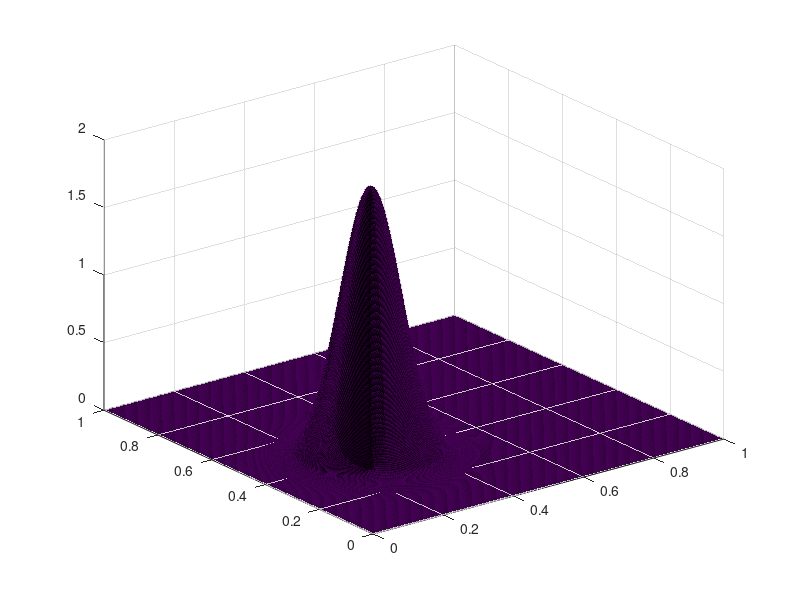

The MATLAB script that drew this image: (Note: this script raises an error after producing the figure.)
close all;

MGiterations  = 1;

k = 9;
N = 2^k-1;
dx = 1/(N+1);
dt = 0.05;
gamma = -4/dt^2;

x = linspace(0, 1, N+2);
y = linspace(0, 1, N+2);
[X, Y] = meshgrid(x,y);

% setting up u0 and v0
u0 = sin(2*3.14*x(2:end-1))'*sin(2*3.14*y(2:end-1));
v0 = zeros(size(u0));

x0 = 0.3; 
y0 = 0.4; 

A = 2; 
sigx = 0.005; 
sigy = 0.005;

u0 = A*exp(-( (X-x0).^2/(2*sigx) + (Y-y0).^2/(2*sigy)));
%u0 = A*exp(-( (X-x0).^2/(0.1*sigx) + (Y-y0).^2/(0.1*sigy)));
u0 = u0(2:end-1,2:end-1);

u_kernel = [0 1 0; 1 -4 1; 0 1 0]/dx^2*4/dt;
v_kernel = [0 1 0; 1 -4 + 4/dt^2*dx^2 1; 0 1 0]/dx^2;
ufinal = zeros(N+2);
% boundary conditions
bc0 = 0; bc1 = 0; bc2 = 0; bc3 = 0;

%Create a new figure window
figure('Name', 'Waves', 'Position',[0 0 800 600]);

%Here we draw the initial conditions
ufinal(2:end-1,2:end-1) = u0;
h = surf(X,Y,ufinal);

%We need this to control the color-coding.
set(h,'CDataMapping','direct');
uold = u0;
vold = v0;

% the time stepping loop
cool = A*exp(-( (X(2:end-1,2:end-1)-x0).^2/(2*sigx) + (Y(2:end-1,2:end-1)-y0).^2/(2*sigy)));

plotdata = cell(1, 7);
i=1;
for main = 0:80
    % tic
    %TODO: Solve for the next time step using your multigrid
    % solver. Store the next time step in the matrix u.
   
    f = conv2(uold, u_kernel, 'same') + conv2(vold,v_kernel,'same');
    f_long = reshape(f, [N*N 1]);
    
    %tic
    % Invokes the C-program
    vnew = mxMG_2D(f_long, MGiterations, k, 5, gamma);
    %toc
    vnew = reshape(vnew, [N N]);
    unew = uold + dt*(vold + vnew)/2;
    
    %[unew, vnew] = tStep(uold, vold, dt, bc0, bc1, bc2, bc3, N, k);
    % the Helmholtz equation
    
   if main == 100
        unew = unew + cool;
   end
   if main == 200
       unew = unew + cool;
   end
   if main == 300
       unew = unew + cool;
   end
   if main == 400
       unew = unew + cool;
   end
   if main == 500
       unew = unew + cool;
   end
   if main == 600
       unew = unew + cool;
   end
   if main == 700
       unew = unew + cool;
   end
    
    ufinal(2:end-1,2:end-1) = unew;
    
    h = surf(X,Y,ufinal, 'facecolor','interp', 'edgecolor','none');
    
    %Controls the colors of the drawn mesh
    set(h,'CData',32*ufinal+32)
    
    %Change the height data to be that of the new time step
    set(h,'ZData',ufinal);
    if mod(main,10)==0
        plotdata{i}=ufinal;
        i=i+1;
    end
    %The axis normally wants to follow the data. Force it not to.
    axis([0 1 0 1 -1 1]);
    
    %Draw mesh
    drawnow
    uold = unew;
    vold = vnew;
    %pause;
end
